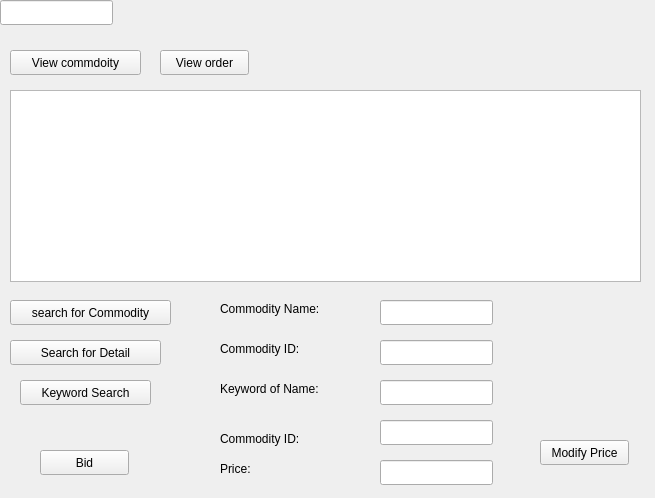
<?xml version="1.0" encoding="UTF-8"?>
<ui version="4.0">
 <class>BuyerWidget</class>
 <widget class="QWidget" name="BuyerWidget">
  <property name="geometry">
   <rect>
    <x>0</x>
    <y>0</y>
    <width>655</width>
    <height>498</height>
   </rect>
  </property>
  <property name="windowTitle">
   <string>Form</string>
  </property>
  <widget class="QLineEdit" name="buyerEdit">
   <property name="geometry">
    <rect>
     <x>0</x>
     <y>0</y>
     <width>113</width>
     <height>25</height>
    </rect>
   </property>
  </widget>
  <widget class="QPushButton" name="pushButton">
   <property name="geometry">
    <rect>
     <x>10</x>
     <y>50</y>
     <width>131</width>
     <height>25</height>
    </rect>
   </property>
   <property name="text">
    <string>View commdoity</string>
   </property>
  </widget>
  <widget class="QTableView" name="tableView">
   <property name="geometry">
    <rect>
     <x>10</x>
     <y>90</y>
     <width>631</width>
     <height>192</height>
    </rect>
   </property>
  </widget>
  <widget class="QPushButton" name="pushButton_2">
   <property name="geometry">
    <rect>
     <x>10</x>
     <y>300</y>
     <width>161</width>
     <height>25</height>
    </rect>
   </property>
   <property name="text">
    <string>search for Commodity</string>
   </property>
  </widget>
  <widget class="QLineEdit" name="nameEdit">
   <property name="geometry">
    <rect>
     <x>380</x>
     <y>300</y>
     <width>113</width>
     <height>25</height>
    </rect>
   </property>
  </widget>
  <widget class="QLabel" name="label">
   <property name="geometry">
    <rect>
     <x>220</x>
     <y>300</y>
     <width>131</width>
     <height>17</height>
    </rect>
   </property>
   <property name="text">
    <string>Commodity Name:</string>
   </property>
  </widget>
  <widget class="QPushButton" name="pushButton_3">
   <property name="geometry">
    <rect>
     <x>160</x>
     <y>50</y>
     <width>89</width>
     <height>25</height>
    </rect>
   </property>
   <property name="text">
    <string>View order</string>
   </property>
  </widget>
  <widget class="QPushButton" name="pushButton_4">
   <property name="geometry">
    <rect>
     <x>10</x>
     <y>340</y>
     <width>151</width>
     <height>25</height>
    </rect>
   </property>
   <property name="text">
    <string>Search for Detail</string>
   </property>
  </widget>
  <widget class="QLabel" name="label_2">
   <property name="geometry">
    <rect>
     <x>220</x>
     <y>340</y>
     <width>131</width>
     <height>17</height>
    </rect>
   </property>
   <property name="text">
    <string>Commodity ID:</string>
   </property>
  </widget>
  <widget class="QLineEdit" name="detailEdit">
   <property name="geometry">
    <rect>
     <x>380</x>
     <y>340</y>
     <width>113</width>
     <height>25</height>
    </rect>
   </property>
  </widget>
  <widget class="QPushButton" name="pushButton_5">
   <property name="geometry">
    <rect>
     <x>20</x>
     <y>380</y>
     <width>131</width>
     <height>25</height>
    </rect>
   </property>
   <property name="text">
    <string>Keyword Search</string>
   </property>
  </widget>
  <widget class="QLabel" name="label_3">
   <property name="geometry">
    <rect>
     <x>220</x>
     <y>380</y>
     <width>131</width>
     <height>17</height>
    </rect>
   </property>
   <property name="text">
    <string>Keyword of Name:</string>
   </property>
  </widget>
  <widget class="QLineEdit" name="keywordEdit">
   <property name="geometry">
    <rect>
     <x>380</x>
     <y>380</y>
     <width>113</width>
     <height>25</height>
    </rect>
   </property>
  </widget>
  <widget class="QLineEdit" name="bididEdit">
   <property name="geometry">
    <rect>
     <x>380</x>
     <y>420</y>
     <width>113</width>
     <height>25</height>
    </rect>
   </property>
  </widget>
  <widget class="QLineEdit" name="bidpriceEdit">
   <property name="geometry">
    <rect>
     <x>380</x>
     <y>460</y>
     <width>113</width>
     <height>25</height>
    </rect>
   </property>
  </widget>
  <widget class="QLabel" name="label_4">
   <property name="geometry">
    <rect>
     <x>220</x>
     <y>430</y>
     <width>111</width>
     <height>17</height>
    </rect>
   </property>
   <property name="text">
    <string>Commodity ID:</string>
   </property>
  </widget>
  <widget class="QLabel" name="label_5">
   <property name="geometry">
    <rect>
     <x>220</x>
     <y>460</y>
     <width>67</width>
     <height>17</height>
    </rect>
   </property>
   <property name="text">
    <string>Price:</string>
   </property>
  </widget>
  <widget class="QPushButton" name="pushButton_6">
   <property name="geometry">
    <rect>
     <x>40</x>
     <y>450</y>
     <width>89</width>
     <height>25</height>
    </rect>
   </property>
   <property name="text">
    <string>Bid</string>
   </property>
  </widget>
  <widget class="QPushButton" name="pushButton_7">
   <property name="geometry">
    <rect>
     <x>540</x>
     <y>440</y>
     <width>89</width>
     <height>25</height>
    </rect>
   </property>
   <property name="text">
    <string>Modify Price</string>
   </property>
  </widget>
 </widget>
 <resources/>
 <connections/>
</ui>
